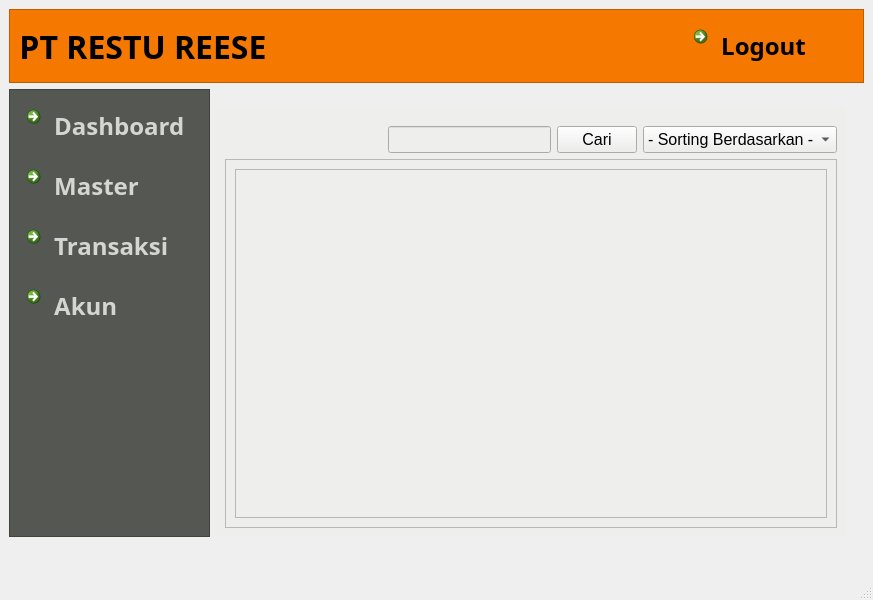
<?xml version="1.0" encoding="UTF-8"?>
<ui version="4.0">
 <class>MainWindow</class>
 <widget class="QMainWindow" name="MainWindow">
  <property name="geometry">
   <rect>
    <x>0</x>
    <y>0</y>
    <width>873</width>
    <height>600</height>
   </rect>
  </property>
  <property name="font">
   <font>
    <pointsize>32</pointsize>
   </font>
  </property>
  <property name="windowTitle">
   <string>Aplikasi Penjualan</string>
  </property>
  <property name="windowIcon">
   <iconset>
    <normaloff>../../../.designer/images/logo.png</normaloff>../../../.designer/images/logo.png</iconset>
  </property>
  <widget class="QWidget" name="centralwidget">
   <layout class="QGridLayout" name="gridLayout">
    <item row="0" column="0" colspan="5">
     <widget class="QFrame" name="frame_6">
      <property name="maximumSize">
       <size>
        <width>16777215</width>
        <height>81</height>
       </size>
      </property>
      <property name="styleSheet">
       <string notr="true">background-color: rgb(245, 121, 0);</string>
      </property>
      <property name="frameShape">
       <enum>QFrame::StyledPanel</enum>
      </property>
      <property name="frameShadow">
       <enum>QFrame::Raised</enum>
      </property>
      <layout class="QHBoxLayout" name="horizontalLayout">
       <item>
        <widget class="QLabel" name="label">
         <property name="font">
          <font>
           <family>Pothana2000</family>
           <pointsize>24</pointsize>
           <weight>75</weight>
           <bold>true</bold>
          </font>
         </property>
         <property name="text">
          <string>PT RESTU REESE</string>
         </property>
         <property name="alignment">
          <set>Qt::AlignCenter</set>
         </property>
        </widget>
       </item>
       <item>
        <spacer name="horizontalSpacer_12">
         <property name="orientation">
          <enum>Qt::Horizontal</enum>
         </property>
         <property name="sizeHint" stdset="0">
          <size>
           <width>40</width>
           <height>20</height>
          </size>
         </property>
        </spacer>
       </item>
       <item>
        <widget class="QCommandLinkButton" name="commandLinkButton_5">
         <property name="font">
          <font>
           <family>Navilu</family>
           <pointsize>18</pointsize>
           <weight>75</weight>
           <bold>true</bold>
          </font>
         </property>
         <property name="text">
          <string> Logout</string>
         </property>
         <property name="icon">
          <iconset>
           <normaloff>../../../.designer/images/log_out-2-512.png</normaloff>../../../.designer/images/log_out-2-512.png</iconset>
         </property>
         <property name="iconSize">
          <size>
           <width>32</width>
           <height>32</height>
          </size>
         </property>
        </widget>
       </item>
      </layout>
     </widget>
    </item>
    <item row="1" column="0" rowspan="4">
     <widget class="QFrame" name="frame_3">
      <property name="maximumSize">
       <size>
        <width>257</width>
        <height>16777215</height>
       </size>
      </property>
      <property name="styleSheet">
       <string notr="true">background-color: rgb(85, 87, 83);</string>
      </property>
      <property name="frameShape">
       <enum>QFrame::StyledPanel</enum>
      </property>
      <property name="frameShadow">
       <enum>QFrame::Raised</enum>
      </property>
      <layout class="QVBoxLayout" name="verticalLayout">
       <item>
        <widget class="QCommandLinkButton" name="btnDashboard">
         <property name="font">
          <font>
           <family>Navilu</family>
           <pointsize>18</pointsize>
           <weight>75</weight>
           <bold>true</bold>
          </font>
         </property>
         <property name="styleSheet">
          <string notr="true">color: rgb(211, 215, 207);</string>
         </property>
         <property name="text">
          <string> Dashboard</string>
         </property>
         <property name="icon">
          <iconset>
           <normaloff>../../../.designer/images/Home.png</normaloff>../../../.designer/images/Home.png</iconset>
         </property>
         <property name="iconSize">
          <size>
           <width>32</width>
           <height>32</height>
          </size>
         </property>
        </widget>
       </item>
       <item>
        <widget class="QCommandLinkButton" name="btnMaster">
         <property name="font">
          <font>
           <family>Navilu</family>
           <pointsize>18</pointsize>
           <weight>75</weight>
           <bold>true</bold>
          </font>
         </property>
         <property name="styleSheet">
          <string notr="true">color: rgb(211, 215, 207);</string>
         </property>
         <property name="text">
          <string> Master</string>
         </property>
         <property name="icon">
          <iconset>
           <normaloff>../../../.designer/images/icon-master-data-management.png</normaloff>../../../.designer/images/icon-master-data-management.png</iconset>
         </property>
         <property name="iconSize">
          <size>
           <width>32</width>
           <height>32</height>
          </size>
         </property>
        </widget>
       </item>
       <item>
        <widget class="QCommandLinkButton" name="btnTransaksi">
         <property name="font">
          <font>
           <family>Navilu</family>
           <pointsize>18</pointsize>
           <weight>75</weight>
           <bold>true</bold>
          </font>
         </property>
         <property name="styleSheet">
          <string notr="true">color: rgb(211, 215, 207);</string>
         </property>
         <property name="text">
          <string> Transaksi</string>
         </property>
         <property name="icon">
          <iconset>
           <normaloff>../../../.designer/images/transaction.png</normaloff>../../../.designer/images/transaction.png</iconset>
         </property>
         <property name="iconSize">
          <size>
           <width>32</width>
           <height>32</height>
          </size>
         </property>
        </widget>
       </item>
       <item>
        <widget class="QCommandLinkButton" name="btnAkun">
         <property name="font">
          <font>
           <family>Navilu</family>
           <pointsize>18</pointsize>
           <weight>75</weight>
           <bold>true</bold>
          </font>
         </property>
         <property name="styleSheet">
          <string notr="true">
color: rgb(211, 215, 207);</string>
         </property>
         <property name="text">
          <string> Akun</string>
         </property>
         <property name="icon">
          <iconset>
           <normaloff>../../../.designer/images/Utilities2.png</normaloff>../../../.designer/images/Utilities2.png</iconset>
         </property>
         <property name="iconSize">
          <size>
           <width>32</width>
           <height>32</height>
          </size>
         </property>
        </widget>
       </item>
       <item>
        <spacer name="verticalSpacer">
         <property name="orientation">
          <enum>Qt::Vertical</enum>
         </property>
         <property name="sizeHint" stdset="0">
          <size>
           <width>20</width>
           <height>40</height>
          </size>
         </property>
        </spacer>
       </item>
      </layout>
     </widget>
    </item>
    <item row="4" column="1">
     <widget class="QStackedWidget" name="stackedWidget">
      <property name="styleSheet">
       <string notr="true">background-color: rgb(238, 238, 236);</string>
      </property>
      <property name="currentIndex">
       <number>2</number>
      </property>
      <widget class="QWidget" name="pageDashboard">
       <layout class="QGridLayout" name="gridLayout_8">
        <item row="0" column="0">
         <widget class="QScrollArea" name="scrollArea">
          <property name="widgetResizable">
           <bool>true</bool>
          </property>
          <widget class="QWidget" name="scrollAreaWidgetContents">
           <property name="geometry">
            <rect>
             <x>0</x>
             <y>0</y>
             <width>441</width>
             <height>170</height>
            </rect>
           </property>
           <layout class="QGridLayout" name="gridLayout_7">
            <item row="1" column="0">
             <layout class="QHBoxLayout" name="horizontalLayout_5">
              <item>
               <widget class="QToolButton" name="toolButton">
                <property name="sizePolicy">
                 <sizepolicy hsizetype="Expanding" vsizetype="Fixed">
                  <horstretch>0</horstretch>
                  <verstretch>0</verstretch>
                 </sizepolicy>
                </property>
                <property name="toolTip">
                 <string>&lt;html&gt;&lt;head/&gt;&lt;body&gt;&lt;p&gt;Omset Penjualan&lt;/p&gt;&lt;/body&gt;&lt;/html&gt;</string>
                </property>
                <property name="styleSheet">
                 <string notr="true">background-color: rgb(211, 215, 207);</string>
                </property>
                <property name="text">
                 <string/>
                </property>
                <property name="icon">
                 <iconset>
                  <normaloff>../../../.designer/images/duit.gif</normaloff>../../../.designer/images/duit.gif</iconset>
                </property>
                <property name="iconSize">
                 <size>
                  <width>64</width>
                  <height>64</height>
                 </size>
                </property>
               </widget>
              </item>
              <item>
               <widget class="QToolButton" name="toolButton_2">
                <property name="sizePolicy">
                 <sizepolicy hsizetype="Expanding" vsizetype="Fixed">
                  <horstretch>0</horstretch>
                  <verstretch>0</verstretch>
                 </sizepolicy>
                </property>
                <property name="toolTip">
                 <string>&lt;html&gt;&lt;head/&gt;&lt;body&gt;&lt;p&gt;Laporan Keuangan&lt;/p&gt;&lt;/body&gt;&lt;/html&gt;</string>
                </property>
                <property name="styleSheet">
                 <string notr="true">background-color: rgb(211, 215, 207);</string>
                </property>
                <property name="text">
                 <string>...</string>
                </property>
                <property name="icon">
                 <iconset>
                  <normaloff>../../../.designer/images/Analysis.png</normaloff>../../../.designer/images/Analysis.png</iconset>
                </property>
                <property name="iconSize">
                 <size>
                  <width>64</width>
                  <height>64</height>
                 </size>
                </property>
               </widget>
              </item>
              <item>
               <widget class="QToolButton" name="toolButton_3">
                <property name="sizePolicy">
                 <sizepolicy hsizetype="Expanding" vsizetype="Fixed">
                  <horstretch>0</horstretch>
                  <verstretch>0</verstretch>
                 </sizepolicy>
                </property>
                <property name="toolTip">
                 <string>&lt;html&gt;&lt;head/&gt;&lt;body&gt;&lt;p&gt;Performa Kasir&lt;/p&gt;&lt;/body&gt;&lt;/html&gt;</string>
                </property>
                <property name="styleSheet">
                 <string notr="true">background-color: rgb(252, 175, 62);
background-color: rgb(211, 215, 207);</string>
                </property>
                <property name="text">
                 <string>...</string>
                </property>
                <property name="icon">
                 <iconset>
                  <normaloff>../../../.designer/images/Group2.png</normaloff>../../../.designer/images/Group2.png</iconset>
                </property>
                <property name="iconSize">
                 <size>
                  <width>64</width>
                  <height>64</height>
                 </size>
                </property>
               </widget>
              </item>
             </layout>
            </item>
            <item row="0" column="0">
             <widget class="QLabel" name="label_2">
              <property name="font">
               <font>
                <pointsize>48</pointsize>
                <weight>75</weight>
                <bold>true</bold>
               </font>
              </property>
              <property name="styleSheet">
               <string notr="true">background-color: rgb(85, 87, 83);</string>
              </property>
              <property name="text">
               <string>Do It Yourself</string>
              </property>
              <property name="textFormat">
               <enum>Qt::PlainText</enum>
              </property>
              <property name="alignment">
               <set>Qt::AlignCenter</set>
              </property>
             </widget>
            </item>
           </layout>
          </widget>
         </widget>
        </item>
       </layout>
      </widget>
      <widget class="QWidget" name="pageMaster">
       <layout class="QVBoxLayout" name="verticalLayout_2">
        <item>
         <spacer name="verticalSpacer_3">
          <property name="orientation">
           <enum>Qt::Vertical</enum>
          </property>
          <property name="sizeType">
           <enum>QSizePolicy::Fixed</enum>
          </property>
          <property name="sizeHint" stdset="0">
           <size>
            <width>1</width>
            <height>10</height>
           </size>
          </property>
         </spacer>
        </item>
        <item>
         <layout class="QHBoxLayout" name="horizontalLayout_4">
          <item>
           <spacer name="horizontalSpacer_7">
            <property name="orientation">
             <enum>Qt::Horizontal</enum>
            </property>
            <property name="sizeHint" stdset="0">
             <size>
              <width>40</width>
              <height>20</height>
             </size>
            </property>
           </spacer>
          </item>
          <item>
           <widget class="QLineEdit" name="txtCari_2">
            <property name="font">
             <font>
              <pointsize>12</pointsize>
             </font>
            </property>
           </widget>
          </item>
          <item>
           <widget class="QPushButton" name="btnCari_2">
            <property name="font">
             <font>
              <pointsize>12</pointsize>
             </font>
            </property>
            <property name="text">
             <string>Cari</string>
            </property>
            <property name="icon">
             <iconset>
              <normaloff>../../../.designer/images/Knob-Search-icon.png</normaloff>../../../.designer/images/Knob-Search-icon.png</iconset>
            </property>
            <property name="iconSize">
             <size>
              <width>24</width>
              <height>24</height>
             </size>
            </property>
           </widget>
          </item>
          <item>
           <widget class="QPushButton" name="btnTambah">
            <property name="font">
             <font>
              <pointsize>12</pointsize>
             </font>
            </property>
            <property name="text">
             <string>Tambah</string>
            </property>
            <property name="icon">
             <iconset>
              <normaloff>../../../.designer/images/Knob-Add-icon.png</normaloff>../../../.designer/images/Knob-Add-icon.png</iconset>
            </property>
            <property name="iconSize">
             <size>
              <width>24</width>
              <height>24</height>
             </size>
            </property>
           </widget>
          </item>
          <item>
           <widget class="QComboBox" name="comboBox">
            <property name="font">
             <font>
              <pointsize>12</pointsize>
             </font>
            </property>
            <item>
             <property name="text">
              <string>- Sorting Berdasarkan -</string>
             </property>
            </item>
            <item>
             <property name="text">
              <string>Nama Barang</string>
             </property>
            </item>
            <item>
             <property name="text">
              <string>Jenis Barang</string>
             </property>
            </item>
            <item>
             <property name="text">
              <string>Stok</string>
             </property>
            </item>
           </widget>
          </item>
         </layout>
        </item>
        <item>
         <widget class="QScrollArea" name="scrollArea_2">
          <property name="widgetResizable">
           <bool>true</bool>
          </property>
          <widget class="QWidget" name="scrollAreaWidgetContents_4">
           <property name="geometry">
            <rect>
             <x>0</x>
             <y>0</y>
             <width>593</width>
             <height>306</height>
            </rect>
           </property>
           <layout class="QGridLayout" name="gridLayout_2">
            <item row="0" column="0">
             <widget class="QTableWidget" name="tableMaster"/>
            </item>
           </layout>
          </widget>
         </widget>
        </item>
       </layout>
      </widget>
      <widget class="QWidget" name="pageTransaksi">
       <layout class="QGridLayout" name="gridLayout_4">
        <item row="0" column="0">
         <spacer name="verticalSpacer_2">
          <property name="orientation">
           <enum>Qt::Vertical</enum>
          </property>
          <property name="sizeType">
           <enum>QSizePolicy::Fixed</enum>
          </property>
          <property name="sizeHint" stdset="0">
           <size>
            <width>20</width>
            <height>10</height>
           </size>
          </property>
         </spacer>
        </item>
        <item row="1" column="0">
         <layout class="QHBoxLayout" name="horizontalLayout_2">
          <item>
           <spacer name="horizontalSpacer_10">
            <property name="orientation">
             <enum>Qt::Horizontal</enum>
            </property>
            <property name="sizeHint" stdset="0">
             <size>
              <width>40</width>
              <height>20</height>
             </size>
            </property>
           </spacer>
          </item>
          <item>
           <widget class="QLineEdit" name="txtCariTransaksi">
            <property name="sizePolicy">
             <sizepolicy hsizetype="Expanding" vsizetype="Fixed">
              <horstretch>0</horstretch>
              <verstretch>0</verstretch>
             </sizepolicy>
            </property>
            <property name="maximumSize">
             <size>
              <width>16777215</width>
              <height>16777215</height>
             </size>
            </property>
            <property name="font">
             <font>
              <pointsize>12</pointsize>
             </font>
            </property>
           </widget>
          </item>
          <item>
           <widget class="QPushButton" name="btnCariTransaksi">
            <property name="font">
             <font>
              <pointsize>12</pointsize>
             </font>
            </property>
            <property name="text">
             <string>Cari</string>
            </property>
            <property name="icon">
             <iconset>
              <normaloff>../../../.designer/images/Knob-Search-icon.png</normaloff>../../../.designer/images/Knob-Search-icon.png</iconset>
            </property>
            <property name="iconSize">
             <size>
              <width>24</width>
              <height>24</height>
             </size>
            </property>
           </widget>
          </item>
          <item>
           <widget class="QComboBox" name="comboBox_2">
            <property name="font">
             <font>
              <pointsize>12</pointsize>
             </font>
            </property>
            <item>
             <property name="text">
              <string>- Sorting Berdasarkan -</string>
             </property>
            </item>
            <item>
             <property name="text">
              <string>Kasir</string>
             </property>
            </item>
            <item>
             <property name="text">
              <string>Barang</string>
             </property>
            </item>
           </widget>
          </item>
         </layout>
        </item>
        <item row="2" column="0">
         <widget class="QScrollArea" name="scrollArea_3">
          <property name="widgetResizable">
           <bool>true</bool>
          </property>
          <widget class="QWidget" name="scrollAreaWidgetContents_5">
           <property name="geometry">
            <rect>
             <x>0</x>
             <y>0</y>
             <width>593</width>
             <height>306</height>
            </rect>
           </property>
           <layout class="QGridLayout" name="gridLayout_5">
            <item row="0" column="0">
             <widget class="QTableWidget" name="tableTransaksi"/>
            </item>
           </layout>
          </widget>
         </widget>
        </item>
       </layout>
      </widget>
      <widget class="QWidget" name="pageAkun">
       <layout class="QGridLayout" name="gridLayout_3">
        <item row="1" column="0">
         <layout class="QHBoxLayout" name="horizontalLayout_3">
          <item>
           <spacer name="horizontalSpacer_6">
            <property name="orientation">
             <enum>Qt::Horizontal</enum>
            </property>
            <property name="sizeType">
             <enum>QSizePolicy::Expanding</enum>
            </property>
            <property name="sizeHint" stdset="0">
             <size>
              <width>40</width>
              <height>20</height>
             </size>
            </property>
           </spacer>
          </item>
          <item>
           <widget class="QLineEdit" name="txtCariAkun">
            <property name="sizePolicy">
             <sizepolicy hsizetype="Expanding" vsizetype="Fixed">
              <horstretch>0</horstretch>
              <verstretch>0</verstretch>
             </sizepolicy>
            </property>
            <property name="font">
             <font>
              <pointsize>12</pointsize>
             </font>
            </property>
           </widget>
          </item>
          <item>
           <widget class="QPushButton" name="btnCariAkun">
            <property name="sizePolicy">
             <sizepolicy hsizetype="Maximum" vsizetype="Maximum">
              <horstretch>0</horstretch>
              <verstretch>0</verstretch>
             </sizepolicy>
            </property>
            <property name="font">
             <font>
              <pointsize>12</pointsize>
             </font>
            </property>
            <property name="text">
             <string>Cari</string>
            </property>
            <property name="icon">
             <iconset>
              <normaloff>../../../.designer/images/Knob-Search-icon.png</normaloff>../../../.designer/images/Knob-Search-icon.png</iconset>
            </property>
            <property name="iconSize">
             <size>
              <width>24</width>
              <height>24</height>
             </size>
            </property>
           </widget>
          </item>
          <item>
           <widget class="QPushButton" name="btnTambahAkun">
            <property name="sizePolicy">
             <sizepolicy hsizetype="Fixed" vsizetype="Fixed">
              <horstretch>0</horstretch>
              <verstretch>0</verstretch>
             </sizepolicy>
            </property>
            <property name="font">
             <font>
              <pointsize>12</pointsize>
             </font>
            </property>
            <property name="text">
             <string>Tambah</string>
            </property>
            <property name="icon">
             <iconset>
              <normaloff>../../../.designer/images/Knob-Add-icon.png</normaloff>../../../.designer/images/Knob-Add-icon.png</iconset>
            </property>
            <property name="iconSize">
             <size>
              <width>24</width>
              <height>24</height>
             </size>
            </property>
           </widget>
          </item>
         </layout>
        </item>
        <item row="0" column="0">
         <spacer name="verticalSpacer_4">
          <property name="orientation">
           <enum>Qt::Vertical</enum>
          </property>
          <property name="sizeType">
           <enum>QSizePolicy::Fixed</enum>
          </property>
          <property name="sizeHint" stdset="0">
           <size>
            <width>20</width>
            <height>10</height>
           </size>
          </property>
         </spacer>
        </item>
        <item row="2" column="0">
         <widget class="QScrollArea" name="scrollArea_4">
          <property name="widgetResizable">
           <bool>true</bool>
          </property>
          <widget class="QWidget" name="scrollAreaWidgetContents_6">
           <property name="geometry">
            <rect>
             <x>0</x>
             <y>0</y>
             <width>593</width>
             <height>306</height>
            </rect>
           </property>
           <layout class="QGridLayout" name="gridLayout_6">
            <item row="0" column="0">
             <widget class="QTableWidget" name="tableAkun"/>
            </item>
           </layout>
          </widget>
         </widget>
        </item>
       </layout>
      </widget>
     </widget>
    </item>
   </layout>
  </widget>
  <widget class="QMenuBar" name="menubar">
   <property name="geometry">
    <rect>
     <x>0</x>
     <y>0</y>
     <width>873</width>
     <height>55</height>
    </rect>
   </property>
  </widget>
  <widget class="QStatusBar" name="statusbar"/>
 </widget>
 <resources/>
 <connections/>
</ui>
